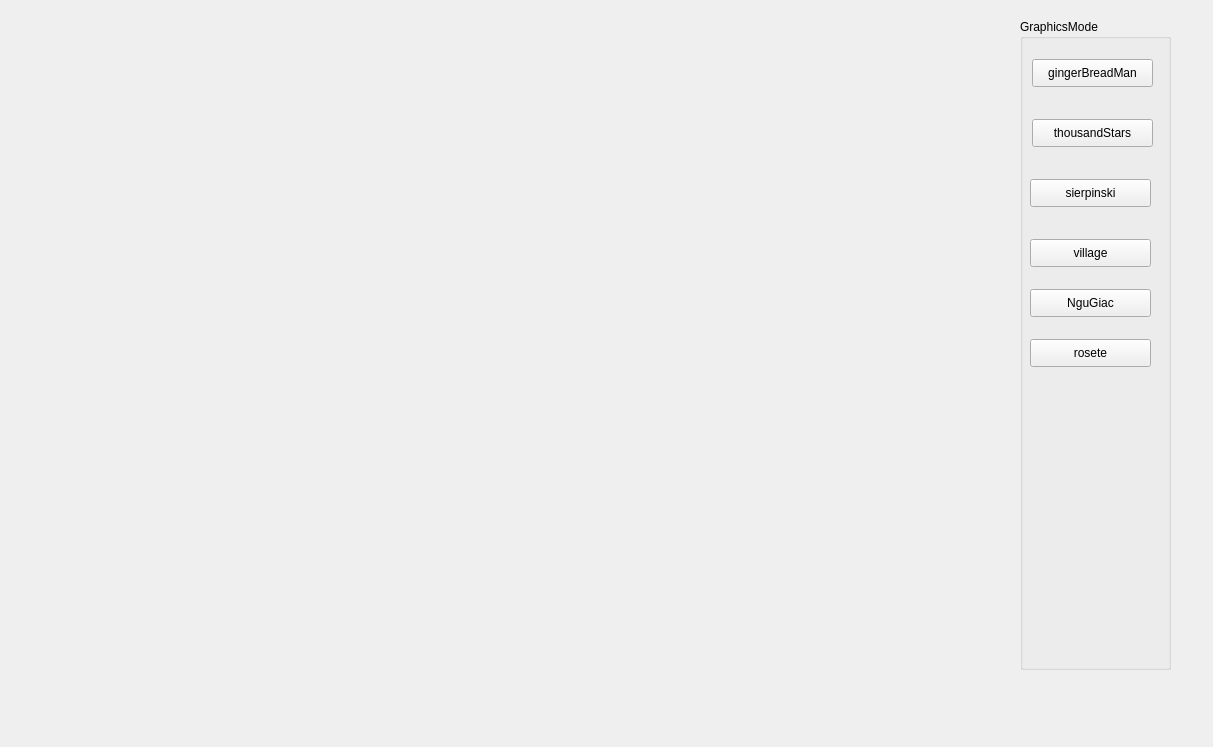
<?xml version="1.0" encoding="UTF-8"?>
<ui version="4.0">
 <class>MainWindow</class>
 <widget class="QMainWindow" name="MainWindow">
  <property name="geometry">
   <rect>
    <x>0</x>
    <y>0</y>
    <width>1213</width>
    <height>747</height>
   </rect>
  </property>
  <property name="windowTitle">
   <string>MainWindow</string>
  </property>
  <widget class="QWidget" name="centralWidget">
   <widget class="graphics" name="graphicsPresenter" native="true">
    <property name="geometry">
     <rect>
      <x>10</x>
      <y>10</y>
      <width>921</width>
      <height>661</height>
     </rect>
    </property>
   </widget>
   <widget class="QGroupBox" name="GraphicsControl">
    <property name="geometry">
     <rect>
      <x>1020</x>
      <y>19</y>
      <width>151</width>
      <height>651</height>
     </rect>
    </property>
    <property name="title">
     <string>GraphicsMode</string>
    </property>
    <widget class="QPushButton" name="pushButton">
     <property name="geometry">
      <rect>
       <x>12</x>
       <y>40</y>
       <width>121</width>
       <height>28</height>
      </rect>
     </property>
     <property name="text">
      <string>gingerBreadMan</string>
     </property>
    </widget>
    <widget class="QPushButton" name="pushButton_2">
     <property name="geometry">
      <rect>
       <x>12</x>
       <y>100</y>
       <width>121</width>
       <height>28</height>
      </rect>
     </property>
     <property name="text">
      <string>thousandStars</string>
     </property>
    </widget>
    <widget class="QPushButton" name="pushButton_3">
     <property name="geometry">
      <rect>
       <x>10</x>
       <y>160</y>
       <width>121</width>
       <height>28</height>
      </rect>
     </property>
     <property name="text">
      <string>sierpinski</string>
     </property>
    </widget>
    <widget class="QPushButton" name="pushButton_4">
     <property name="geometry">
      <rect>
       <x>10</x>
       <y>220</y>
       <width>121</width>
       <height>28</height>
      </rect>
     </property>
     <property name="text">
      <string>village</string>
     </property>
    </widget>
    <widget class="QPushButton" name="pushButton_5">
     <property name="geometry">
      <rect>
       <x>10</x>
       <y>270</y>
       <width>121</width>
       <height>28</height>
      </rect>
     </property>
     <property name="text">
      <string>NguGiac</string>
     </property>
    </widget>
    <widget class="QPushButton" name="pushButton_6">
     <property name="geometry">
      <rect>
       <x>10</x>
       <y>320</y>
       <width>121</width>
       <height>28</height>
      </rect>
     </property>
     <property name="text">
      <string>rosete</string>
     </property>
    </widget>
   </widget>
  </widget>
 </widget>
 <layoutdefault spacing="6" margin="11"/>
 <customwidgets>
  <customwidget>
   <class>graphics</class>
   <extends>QWidget</extends>
   <header>graphics.h</header>
   <container>1</container>
  </customwidget>
 </customwidgets>
 <resources/>
 <connections/>
</ui>
